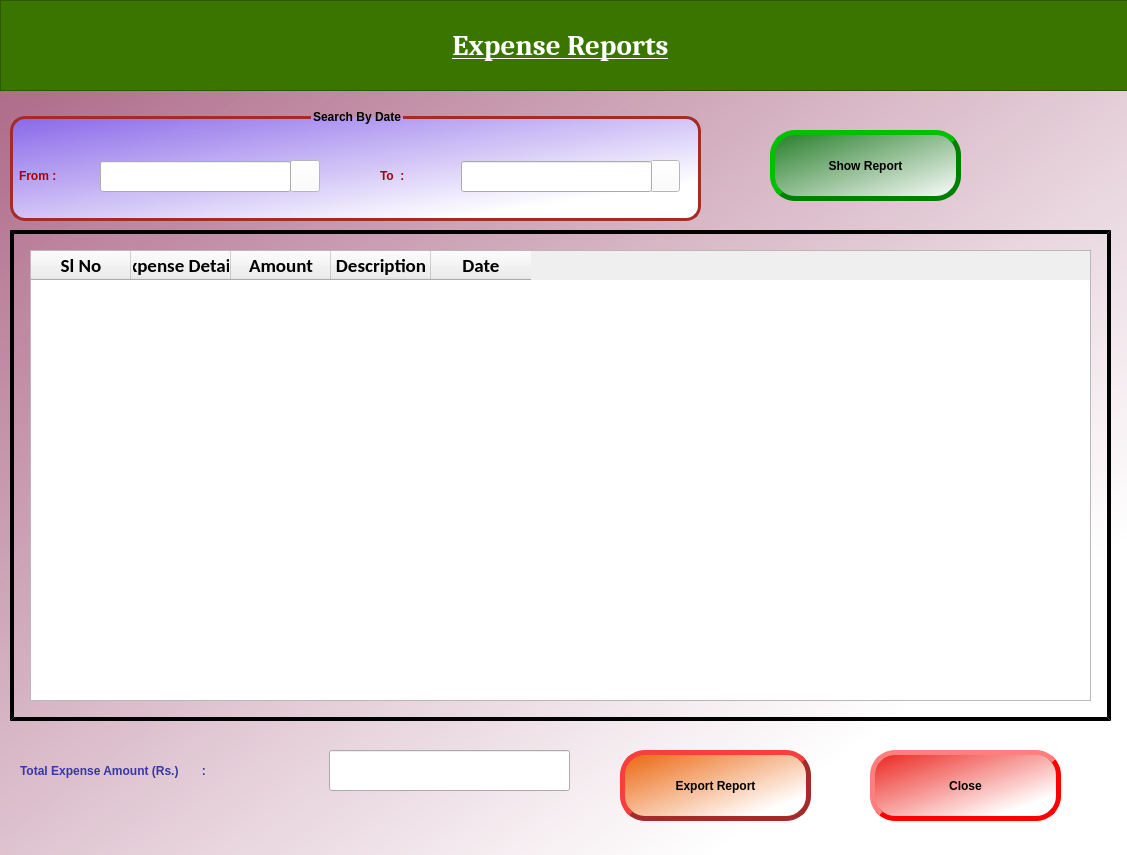
<?xml version="1.0" encoding="UTF-8"?>
<ui version="4.0">
 <class>expense_report</class>
 <widget class="QDialog" name="expense_report">
  <property name="geometry">
   <rect>
    <x>0</x>
    <y>0</y>
    <width>1127</width>
    <height>855</height>
   </rect>
  </property>
  <property name="windowTitle">
   <string>Dialog</string>
  </property>
  <property name="styleSheet">
   <string notr="true">#expense_report{
	
background-color: qlineargradient(spread:pad, x1:0, y1:0, x2:1, y2:1, stop:0 rgba(169, 98, 130, 249), stop:0.81592 rgba(255, 255, 255, 255));}</string>
  </property>
  <widget class="QFrame" name="frame">
   <property name="geometry">
    <rect>
     <x>0</x>
     <y>0</y>
     <width>1351</width>
     <height>91</height>
    </rect>
   </property>
   <property name="styleSheet">
    <string notr="true">background-color: rgb(58, 117, 0);</string>
   </property>
   <property name="frameShape">
    <enum>QFrame::StyledPanel</enum>
   </property>
   <property name="frameShadow">
    <enum>QFrame::Raised</enum>
   </property>
   <widget class="QLabel" name="title_label">
    <property name="geometry">
     <rect>
      <x>260</x>
      <y>20</y>
      <width>601</width>
      <height>51</height>
     </rect>
    </property>
    <property name="font">
     <font>
      <family>Cambria</family>
      <pointsize>22</pointsize>
      <weight>75</weight>
      <italic>false</italic>
      <bold>true</bold>
      <underline>true</underline>
     </font>
    </property>
    <property name="styleSheet">
     <string notr="true">font: 75 22pt &quot;Cambria&quot;;
font:bold;
color: white;
</string>
    </property>
    <property name="text">
     <string>Expense Reports</string>
    </property>
    <property name="alignment">
     <set>Qt::AlignCenter</set>
    </property>
   </widget>
  </widget>
  <widget class="QGroupBox" name="groupBox">
   <property name="geometry">
    <rect>
     <x>10</x>
     <y>110</y>
     <width>691</width>
     <height>111</height>
    </rect>
   </property>
   <property name="styleSheet">
    <string notr="true">QGroupBox {
  
    border: 3px solid brown;
    border-radius: 15px;
    margin-top: 6px;
	color:black;
	font: 75 13pt &quot;Calibri&quot;;
 	font: bold;
	
	background-color: qlineargradient(spread:pad, x1:0, y1:0, x2:1, y2:1, stop:0 rgba(137, 104, 235, 249), stop:0.81592 rgba(255, 255, 255, 255));
}

QGroupBox::title {
    subcontrol-origin: margin;
    subcontrol-position :top center;
    padding: 0px 0px 0px 0px;
}
</string>
   </property>
   <property name="title">
    <string>Search By Date</string>
   </property>
   <widget class="QToolButton" name="from_cal_tool_btn">
    <property name="geometry">
     <rect>
      <x>280</x>
      <y>50</y>
      <width>30</width>
      <height>32</height>
     </rect>
    </property>
    <property name="styleSheet">
     <string notr="true">background-color: rgb(255, 255, 255);</string>
    </property>
    <property name="text">
     <string/>
    </property>
    <property name="icon">
     <iconset>
      <normaloff>images/calendar-512.png</normaloff>images/calendar-512.png</iconset>
    </property>
    <property name="iconSize">
     <size>
      <width>30</width>
      <height>30</height>
     </size>
    </property>
   </widget>
   <widget class="QToolButton" name="to_cal_tool_btn">
    <property name="geometry">
     <rect>
      <x>640</x>
      <y>50</y>
      <width>30</width>
      <height>32</height>
     </rect>
    </property>
    <property name="styleSheet">
     <string notr="true">background-color: rgb(255, 255, 255);</string>
    </property>
    <property name="text">
     <string/>
    </property>
    <property name="icon">
     <iconset>
      <normaloff>images/calendar-512.png</normaloff>images/calendar-512.png</iconset>
    </property>
    <property name="iconSize">
     <size>
      <width>30</width>
      <height>30</height>
     </size>
    </property>
   </widget>
  </widget>
  <widget class="QLabel" name="from_label">
   <property name="geometry">
    <rect>
     <x>19</x>
     <y>160</y>
     <width>81</width>
     <height>31</height>
    </rect>
   </property>
   <property name="styleSheet">
    <string notr="true">font: 75 12pt &quot;Cambria&quot;;
font:bold;
color: rgb(170, 0, 0);
</string>
   </property>
   <property name="text">
    <string>From :</string>
   </property>
  </widget>
  <widget class="QLineEdit" name="to_date">
   <property name="geometry">
    <rect>
     <x>461</x>
     <y>161</y>
     <width>191</width>
     <height>31</height>
    </rect>
   </property>
   <property name="font">
    <font>
     <family>Calibri</family>
     <pointsize>12</pointsize>
     <weight>75</weight>
     <bold>true</bold>
    </font>
   </property>
  </widget>
  <widget class="QLineEdit" name="from_date">
   <property name="geometry">
    <rect>
     <x>100</x>
     <y>161</y>
     <width>191</width>
     <height>31</height>
    </rect>
   </property>
   <property name="font">
    <font>
     <family>Calibri</family>
     <pointsize>12</pointsize>
     <weight>75</weight>
     <bold>true</bold>
    </font>
   </property>
  </widget>
  <widget class="QLabel" name="to_label">
   <property name="geometry">
    <rect>
     <x>380</x>
     <y>160</y>
     <width>81</width>
     <height>31</height>
    </rect>
   </property>
   <property name="styleSheet">
    <string notr="true">font: 75 12pt &quot;Cambria&quot;;
font:bold;
color: rgb(170, 0, 0);
</string>
   </property>
   <property name="text">
    <string>To  :</string>
   </property>
  </widget>
  <widget class="QFrame" name="expense_frame">
   <property name="geometry">
    <rect>
     <x>10</x>
     <y>230</y>
     <width>1101</width>
     <height>491</height>
    </rect>
   </property>
   <property name="styleSheet">
    <string notr="true">#expense_frame{border-width:1.5px;
border-style:outset;
border-color:black;
border-width:4px;}
</string>
   </property>
   <property name="frameShape">
    <enum>QFrame::StyledPanel</enum>
   </property>
   <property name="frameShadow">
    <enum>QFrame::Raised</enum>
   </property>
   <widget class="QTableWidget" name="expense_table">
    <property name="geometry">
     <rect>
      <x>20</x>
      <y>20</y>
      <width>1061</width>
      <height>451</height>
     </rect>
    </property>
    <property name="styleSheet">
     <string notr="true">#finish_table{
	background-color: qlineargradient(spread:pad, x1:0, y1:0, x2:1, y2:1, stop:0 rgba(255, 255, 255, 255));}</string>
    </property>
    <column>
     <property name="text">
      <string>Sl No</string>
     </property>
     <property name="font">
      <font>
       <family>Calibri</family>
       <pointsize>14</pointsize>
       <weight>75</weight>
       <bold>true</bold>
      </font>
     </property>
    </column>
    <column>
     <property name="text">
      <string>Expense Details</string>
     </property>
     <property name="font">
      <font>
       <family>Calibri</family>
       <pointsize>14</pointsize>
       <weight>75</weight>
       <bold>true</bold>
      </font>
     </property>
    </column>
    <column>
     <property name="text">
      <string>Amount</string>
     </property>
     <property name="font">
      <font>
       <family>Calibri</family>
       <pointsize>14</pointsize>
       <weight>75</weight>
       <bold>true</bold>
      </font>
     </property>
    </column>
    <column>
     <property name="text">
      <string>Description</string>
     </property>
     <property name="font">
      <font>
       <family>Calibri</family>
       <pointsize>14</pointsize>
       <weight>75</weight>
       <bold>true</bold>
      </font>
     </property>
    </column>
    <column>
     <property name="text">
      <string>Date</string>
     </property>
     <property name="font">
      <font>
       <family>Calibri</family>
       <pointsize>14</pointsize>
       <weight>75</weight>
       <bold>true</bold>
      </font>
     </property>
    </column>
   </widget>
  </widget>
  <widget class="QLineEdit" name="total_le">
   <property name="enabled">
    <bool>true</bool>
   </property>
   <property name="geometry">
    <rect>
     <x>329</x>
     <y>750</y>
     <width>241</width>
     <height>41</height>
    </rect>
   </property>
   <property name="font">
    <font>
     <family>Calibri</family>
     <pointsize>16</pointsize>
     <weight>75</weight>
     <bold>true</bold>
    </font>
   </property>
   <property name="styleSheet">
    <string notr="true">color:red;</string>
   </property>
  </widget>
  <widget class="QLabel" name="total_label">
   <property name="geometry">
    <rect>
     <x>20</x>
     <y>750</y>
     <width>291</width>
     <height>41</height>
    </rect>
   </property>
   <property name="styleSheet">
    <string notr="true">font: 75 12pt &quot;Cambria&quot;;
font:bold;
color: rgb(55, 55, 166);
</string>
   </property>
   <property name="text">
    <string>Total Expense Amount (Rs.)       :</string>
   </property>
  </widget>
  <widget class="QPushButton" name="show_btn">
   <property name="geometry">
    <rect>
     <x>770</x>
     <y>130</y>
     <width>191</width>
     <height>71</height>
    </rect>
   </property>
   <property name="styleSheet">
    <string notr="true">#show_btn{background-color: qlineargradient(spread:pad, x1:0, y1:0, x2:1, y2:1, stop:0 rgba(37, 125, 40, 255), stop:1 rgba(255, 255, 255, 255));
font: 75 14pt &quot;Calibri&quot;;
border-radius:25px;
border-style:outset;
border-width:5px;
border-color:green;
font:bold;}
#show_btn:pressed{border-style:solid;
border-width:9px}</string>
   </property>
   <property name="text">
    <string>Show Report</string>
   </property>
  </widget>
  <widget class="QPushButton" name="export_btn">
   <property name="geometry">
    <rect>
     <x>620</x>
     <y>750</y>
     <width>191</width>
     <height>71</height>
    </rect>
   </property>
   <property name="styleSheet">
    <string notr="true">#export_btn{background-color: qlineargradient(spread:pad, x1:0.0348259, y1:0.085, x2:1, y2:1, stop:0 rgba(235, 107, 21, 249), stop:0.81592 rgba(255, 255, 255, 255));
font: 75 14pt &quot;Calibri&quot;;
border-radius:25px;
border-style:outset;
border-width:5px;
border-color:brown;
font:bold;}
#export_btn:pressed{border-style:solid;
border-width:9px}</string>
   </property>
   <property name="text">
    <string>Export Report</string>
   </property>
  </widget>
  <widget class="QPushButton" name="close_btn">
   <property name="geometry">
    <rect>
     <x>870</x>
     <y>750</y>
     <width>191</width>
     <height>71</height>
    </rect>
   </property>
   <property name="styleSheet">
    <string notr="true">#close_btn{background-color: qlineargradient(spread:pad, x1:0, y1:0, x2:1, y2:1, stop:0 rgba(235, 28, 21, 249), stop:0.81592 rgba(255, 255, 255, 255));
font: 75 14pt &quot;Calibri&quot;;
border-radius:25px;
border-style:outset;
border-width:5px;
border-color:red;
font:bold;}
#close_btn:pressed{border-style:solid;
border-width:9px}</string>
   </property>
   <property name="text">
    <string>Close</string>
   </property>
  </widget>
 </widget>
 <resources/>
 <connections/>
</ui>
